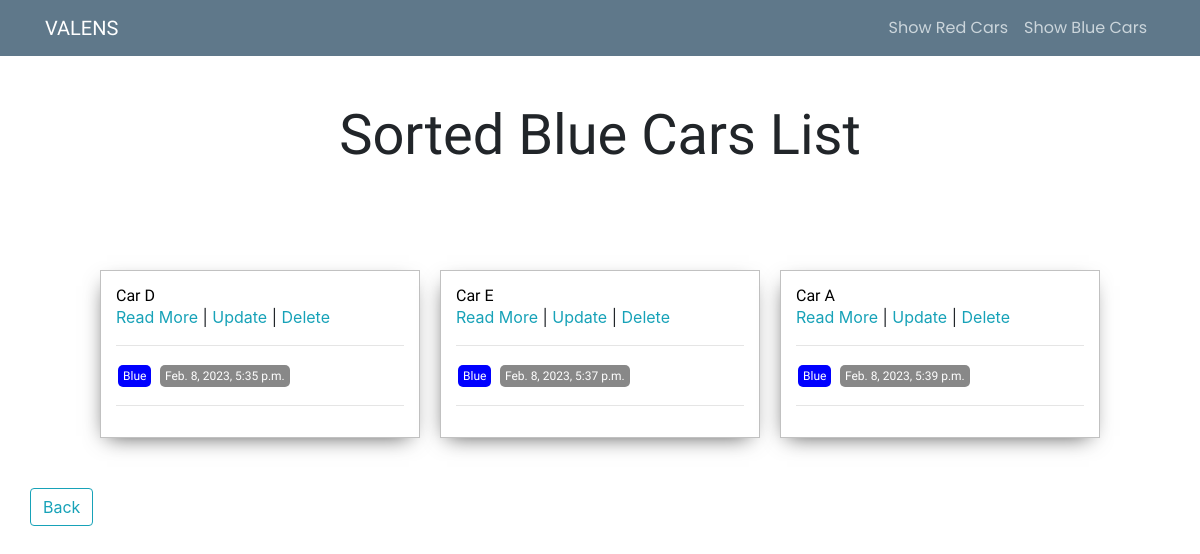
/blue-cars/, run on an earlier commit of the app's database.
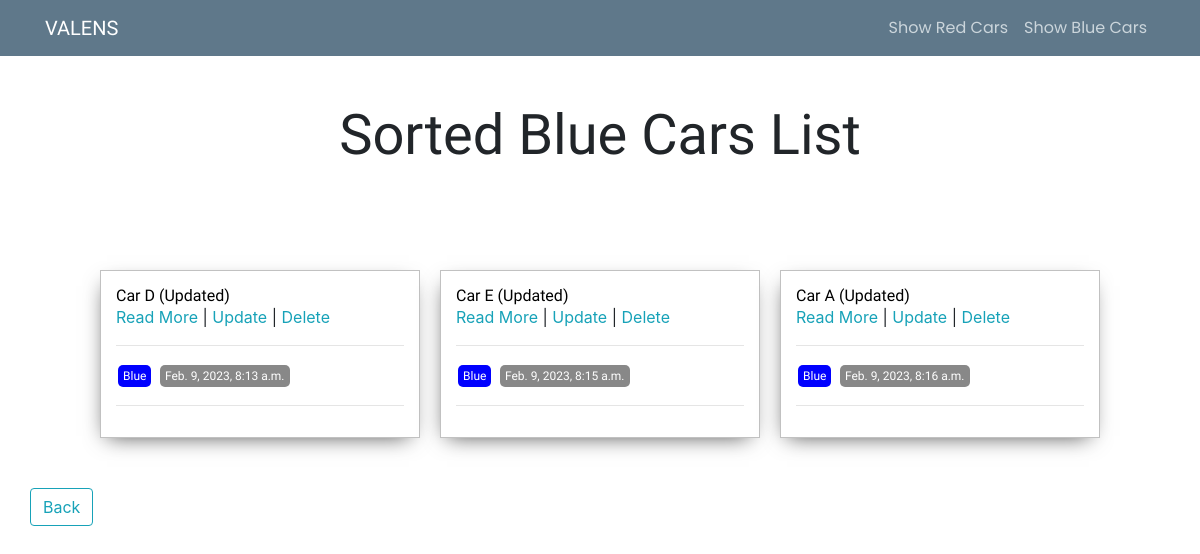
And on a later commit of the database.
### ECar/models.py (models this page shows, shortened)
class Car(models.Model):
    car_name = models.CharField(max_length=50)
    car_model = models.CharField(max_length=200)
    car_description = models.TextField(max_length=200)
    car_color = models.ForeignKey(CarColor, on_delete=models.CASCADE)
    car_image = models.ImageField(null=True, blank=True, upload_to='media', default='imageholder.png')
    date_manufactured = models.DateTimeField(auto_now_add=True)
    class Meta:
        ordering = ['date_manufactured']

class CarColor(models.Model):
    colors = models.CharField(max_length=50)
    def __str__(self) -> str:
        return self.colors

### ECar/views.py (the view)
# urls.py: path('blue-cars/', views.BlueCarList.as_view(), name='blue_cars'),
class BlueCarList(ListView):
    model = Car
    template_name = 'html/blue_cars.html'
    queryset = Car.objects.filter(car_color__colors='Blue')
    context_object_name = 'cars'

### ECar/templates/html/blue_cars.html
{% extends 'html/main.html' %}
{% load static %}
{% block content %}
    <div class='main-container'>
        <div class="greeting-wrapper">
            <h1>Sorted Blue Cars List</h1>
        </div>
        <div class='post-wrapper'>
            {% for car in cars %}
                <div>
                    <div class='post'>
                        <div class='post-preview'>
                            <h6 class='post-title'>{{ car.car_name }}</h6>
                            <a href="{% url 'car_detail' car.id %}">Read More</a>
                            | <a href="{% url 'update_car' car.id %}">Update</a>
                            | <a href="{% url 'delete_car' car.id %}">Delete</a>
                            <hr>
                                <span class='blue-tag'>{{ car.car_color }}</span>
                                <span class='tag'>{{ car.date_manufactured }}</span>
                            <hr>
                        </div>
                    </div>
                </div>
                {% empty %}
                    <h5>No Blue Cars Available ...</h5>
            {% endfor %}
        </div>
        <a href="{% url 'cars_list' %}" class='btn btn-outline-info'>Back</a>
    </div>
{% endblock content %}

### ECar/templates/html/main.html (shortened to what this page needs)
{% load static %}
<!DOCTYPE html>
<html lang="en">
<head>
    <link rel="stylesheet" href="https://cdn.jsdelivr.net/npm/bootstrap@4.3.1/dist/css/bootstrap.min.css"
>
    <link rel="stylesheet" href="https://cdnjs.cloudflare.com/ajax/libs/font-awesome/6.2.1/css/all.min.css" />
    <link rel="stylesheet" type="text/css" href="{% static 'css/default.css' %}">
</head>
<body>
    {% include 'html/navbar.html' %}
    {% block content %}
    {% endblock content %}
</body>
</html>

### ECar/templates/html/navbar.html (shortened to what this page needs)
{% load static %}
<header class="site-header">
    <nav class="navbar navbar-expand-md navbar-dark bg-steel fixed-top">
        <div class="container">
            <a class="navbar-brand mr-4" href="{% url 'home' %}"><strong>VALENS</strong></a>
            <div class="collapse navbar-collapse" id="navbarToggle">
                <div class="navbar-nav">
                    <a class="nav-item nav-link" href="{% url 'red_cars' %}">Show Red Cars</a>
                    <a class="nav-item nav-link" href="{% url 'blue_cars' %}">Show Blue Cars</a>
                </div>
            </div>
        </div>
    </nav>
</header>

### ECar/static/css/default.css (style rules this page uses)
:root { --mainColor:#eaeaea; --secondaryColor:#fff; --borderColor:#c1c1c1; --mainText:black; --secondaryText:#4b5156; --themeDotBorder:#24292e; --previewBg:rgb(251, 249, 243, 0.8); --previewShadow:#f0ead6; --buttonColor:black; }
html, body { padding: 0; margin: 0; scroll-behavior: smooth; }
body * { transition: 0.3s; }
h1, h2, h3, h4, h5, h6, span, strong { font-family: 'Russo One', sans-serif; font-weight: 500; }
a { text-decoration: none; color:#17a2b8; }
h1 { font-size: 56px; }
h6 { font-size: 16px; }
.main-container { width: 1200px; margin: 20px auto; }
.greeting-wrapper { display: grid; text-align: center; align-content: center; min-height: 10em; }
.site-header { border-radius:5px 5px 0 0; padding: 20px; margin:0; grid-area:nav-wrapper; display: flex; justify-content: space-between; align-items: center; font-family: 'Poppins', sans-serif; }
.bg-steel { background-color: #5f788a; }
.site-header .navbar-nav .nav-link { color: #cbd5db; }
.post-wrapper { display: grid; grid-template-columns: repeat(auto-fit, 320px); gap:20px; justify-content: center; padding-bottom: 50px; padding-top: 50px; }
.post { border:1px solid var(--borderColor); -webkit-box-shadow: -2px 7px 21px -9px rgba(0,0,0,0.75); -moz-box-shadow: -2px 7px 21px -9px rgba(0,0,0,0.75); box-shadow: -2px 7px 21px -9px rgba(0,0,0,0.75); }
.tag { display: inline-block; color: #fff; background-color: #888; border-radius: 5px; margin: 2px; padding: 2px 5px; font-size: 12px; }
.blue-tag { display: inline-block; color: #fff; background-color: blue; border-radius: 5px; margin: 2px; padding: 2px 5px; font-size: 12px; }
.post-preview { background-color: #fff; padding:15px; }
.post-title { color:black; margin: 0; }
@media screen and (max-width: 1200px) { .main-container { width: 95%; } }

What changed in the data, as far as the page shows it:
removed Car: car_name "Car D", car_color "Blue", date_manufactured "Feb. 8, 2023, 5:35 p.m."
removed Car: car_name "Car E", car_color "Blue", date_manufactured "Feb. 8, 2023, 5:37 p.m."
removed Car: car_name "Car A", car_color "Blue", date_manufactured "Feb. 8, 2023, 5:39 p.m."
added Car: car_name "Car D (Updated)", car_color "Blue", date_manufactured "Feb. 9, 2023, 8:13 a.m."
added Car: car_name "Car E (Updated)", car_color "Blue", date_manufactured "Feb. 9, 2023, 8:15 a.m."
added Car: car_name "Car A (Updated)", car_color "Blue", date_manufactured "Feb. 9, 2023, 8:16 a.m."
